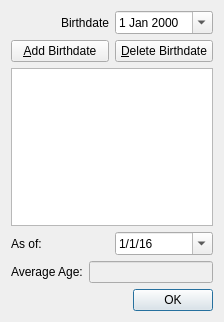
<?xml version="1.0" encoding="UTF-8"?>
<ui version="4.0">
 <class>AverageAgeCalculatorDialog</class>
 <widget class="QDialog" name="AverageAgeCalculatorDialog">
  <property name="geometry">
   <rect>
    <x>0</x>
    <y>0</y>
    <width>224</width>
    <height>322</height>
   </rect>
  </property>
  <property name="windowTitle">
   <string>Average Age Calculator</string>
  </property>
  <layout class="QVBoxLayout" name="verticalLayout">
   <item>
    <layout class="QHBoxLayout" name="horizontalLayout_4">
     <item>
      <widget class="QLabel" name="label_2">
       <property name="text">
        <string>Birthdate</string>
       </property>
       <property name="alignment">
        <set>Qt::AlignRight|Qt::AlignTrailing|Qt::AlignVCenter</set>
       </property>
      </widget>
     </item>
     <item>
      <widget class="QDateEdit" name="birthdateDateEdit">
       <property name="buttonSymbols">
        <enum>QAbstractSpinBox::UpDownArrows</enum>
       </property>
       <property name="calendarPopup">
        <bool>true</bool>
       </property>
      </widget>
     </item>
    </layout>
   </item>
   <item>
    <layout class="QHBoxLayout" name="horizontalLayout">
     <item>
      <widget class="QPushButton" name="addBirthdateBtn">
       <property name="text">
        <string>&amp;Add Birthdate</string>
       </property>
      </widget>
     </item>
     <item>
      <widget class="QPushButton" name="deleteBirthdateBtn">
       <property name="text">
        <string>&amp;Delete Birthdate</string>
       </property>
      </widget>
     </item>
    </layout>
   </item>
   <item>
    <widget class="QListWidget" name="birthdateListWidget"/>
   </item>
   <item>
    <layout class="QHBoxLayout" name="horizontalLayout_3">
     <item>
      <widget class="QLabel" name="label_3">
       <property name="text">
        <string>As of:</string>
       </property>
      </widget>
     </item>
     <item>
      <widget class="QDateEdit" name="asOfDateEdit">
       <property name="dateTime">
        <datetime>
         <hour>0</hour>
         <minute>0</minute>
         <second>0</second>
         <year>2016</year>
         <month>1</month>
         <day>1</day>
        </datetime>
       </property>
       <property name="date">
        <date>
         <year>2016</year>
         <month>1</month>
         <day>1</day>
        </date>
       </property>
       <property name="displayFormat">
        <string>d/M/yy</string>
       </property>
       <property name="calendarPopup">
        <bool>true</bool>
       </property>
      </widget>
     </item>
    </layout>
   </item>
   <item>
    <layout class="QHBoxLayout" name="horizontalLayout_2">
     <item>
      <widget class="QLabel" name="label">
       <property name="text">
        <string>Average Age:</string>
       </property>
      </widget>
     </item>
     <item>
      <widget class="QLineEdit" name="averageAgeLineEdit">
       <property name="enabled">
        <bool>false</bool>
       </property>
      </widget>
     </item>
    </layout>
   </item>
   <item>
    <widget class="QDialogButtonBox" name="btnBox">
     <property name="standardButtons">
      <set>QDialogButtonBox::Ok</set>
     </property>
    </widget>
   </item>
  </layout>
 </widget>
 <resources/>
 <connections/>
</ui>
